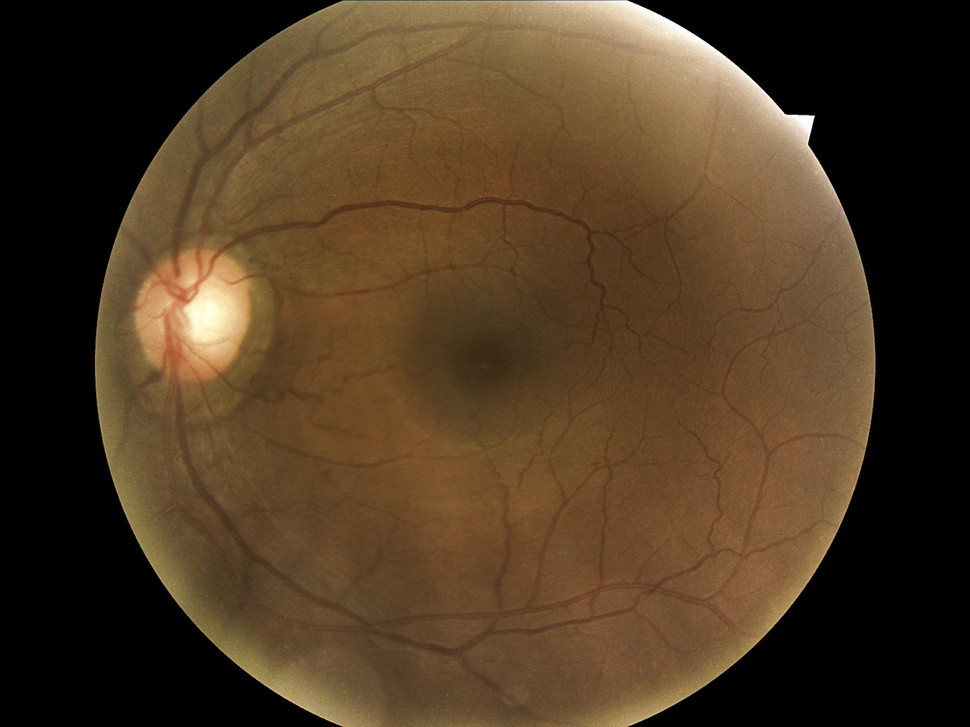
#> input picture Glaucoma Dataset/train_0_first_50/TRAIN000000.JPG, 970 x 727 px, shrunk from 2592 x 1944 before the run, found by its file name
$ jupyter execute --allow-errors Watershed_Method.ipynb
#> lines starting #> are read from the running program, lines starting #| are printed output that depends on the picture; after the words box and inside, x2 and y2 are one past the last pixel; in counts of white or black regions, pixels touching at a corner belong together
[cell 1]
import cv2
import numpy as np
import matplotlib.pyplot as plt
import os

#code wrote by Alan supported by Chatgpt

[cell 2]
def watershed_optic_disc_cup_detection(image_path):
    img = cv2.imread(image_path)
#> img is the input picture: shape (727, 970, 3); mean B, G, R 35.3, 57.3, 77.2
    gray = cv2.cvtColor(img, cv2.COLOR_BGR2GRAY)

    # Apply median blur to remove noise
    blurred_img = cv2.medianBlur(gray, 5)

    # Binary thresholding to separate the optic disc and cup from the rest
    ret, thresh = cv2.threshold(blurred_img, 0, 255, cv2.THRESH_BINARY_INV+cv2.THRESH_OTSU)
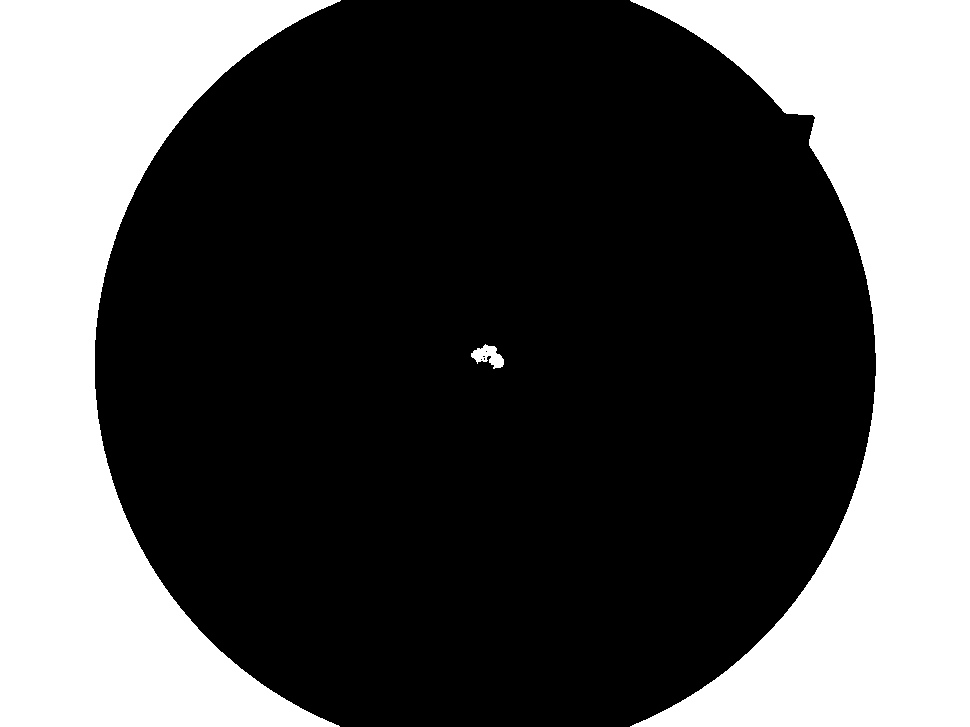
#> thresh: shape (727, 970); 33.6% white; 3 white regions, box (x1, y1, x2, y2) and area: (0, 0, 341, 727) 118567, (630, 0, 970, 727) 117759, (471, 344, 504, 369) 446
#> ret = 45

    # Noise removal using morphological opening
    kernel = np.ones((2, 2), np.uint8)
    opening = cv2.morphologyEx(thresh, cv2.MORPH_OPEN, kernel, iterations=2)
#> opening: shape (727, 970); 33.6% white; 3 white regions, box (x1, y1, x2, y2) and area: (0, 0, 343, 727) 120024, (632, 0, 970, 727) 116307, (473, 347, 506, 370) 418

    # Sure background area (Dilation increases object boundary to background)
    sure_bg = cv2.dilate(opening, kernel, iterations=3)
#> sure_bg: shape (727, 970); 34.1% white; 3 white regions, box (x1, y1, x2, y2) and area: (0, 0, 346, 727) 122943, (632, 0, 970, 727) 117062, (473, 347, 509, 373) 622

    # Finding sure foreground area
    dist_transform = cv2.distanceTransform(opening, cv2.DIST_L2, 5)
    ret, sure_fg = cv2.threshold(dist_transform, 0.7*dist_transform.max(), 255, 0)
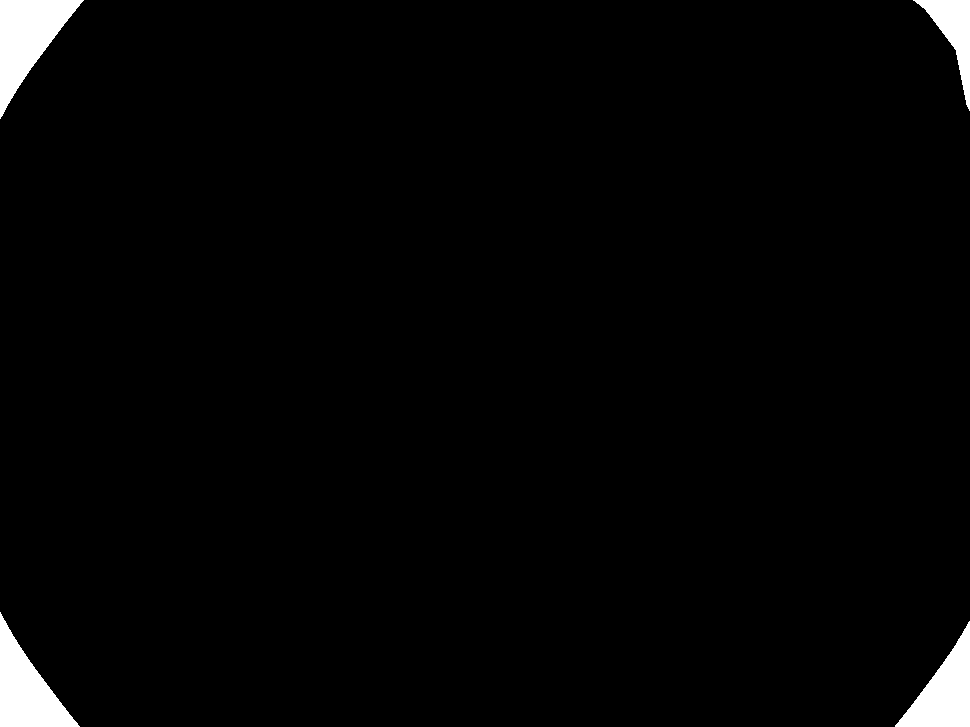
#> sure_fg: shape (727, 970) float32; 2.1% white; 4 white regions, box (x1, y1, x2, y2) and area: (0, 0, 84, 119) 4695, (0, 612, 80, 727) 4320, (895, 621, 970, 727) 3820, (913, 0, 970, 111) 2196
#> ret = 152.8

    # Finding unknown region which is the boundary between the optic disc and cup
    sure_fg = np.uint8(sure_fg)
    unknown = cv2.subtract(sure_bg, sure_fg)
#> unknown: shape (727, 970); 32% white; 3 white regions, box (x1, y1, x2, y2) and area: (0, 0, 346, 727) 113928, (632, 0, 970, 727) 111046, (473, 347, 509, 373) 622

    # Marker labelling
    ret, markers = cv2.connectedComponents(sure_fg)
#> markers: shape (727, 970) int32; 5 distinct labels, from 0 to 4
#> ret = 5

    # Add one to all labels so that sure background is not 0, but 1
    markers = markers + 1
#> markers: shape (727, 970) int32; 5 distinct labels, from 1 to 5

    # Mark the region of unknown with zero
    markers[unknown == 255] = 0
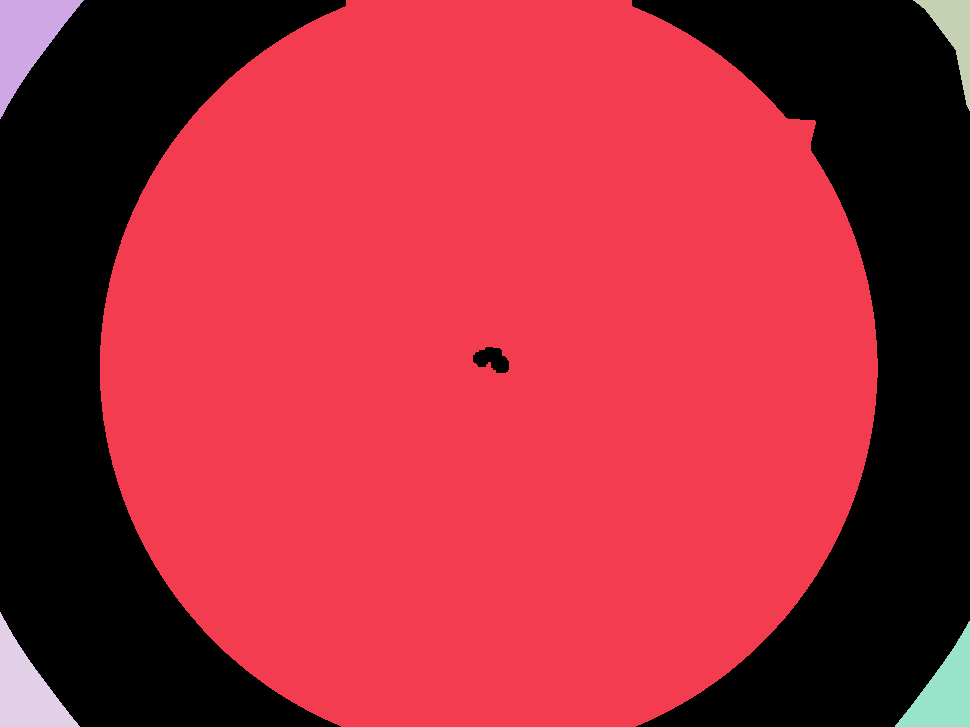
#> markers: shape (727, 970) int32; 6 distinct labels, from 0 to 5; one colour per label, 0 black

    # Apply the Watershed algorithm
    markers = cv2.watershed(img, markers)
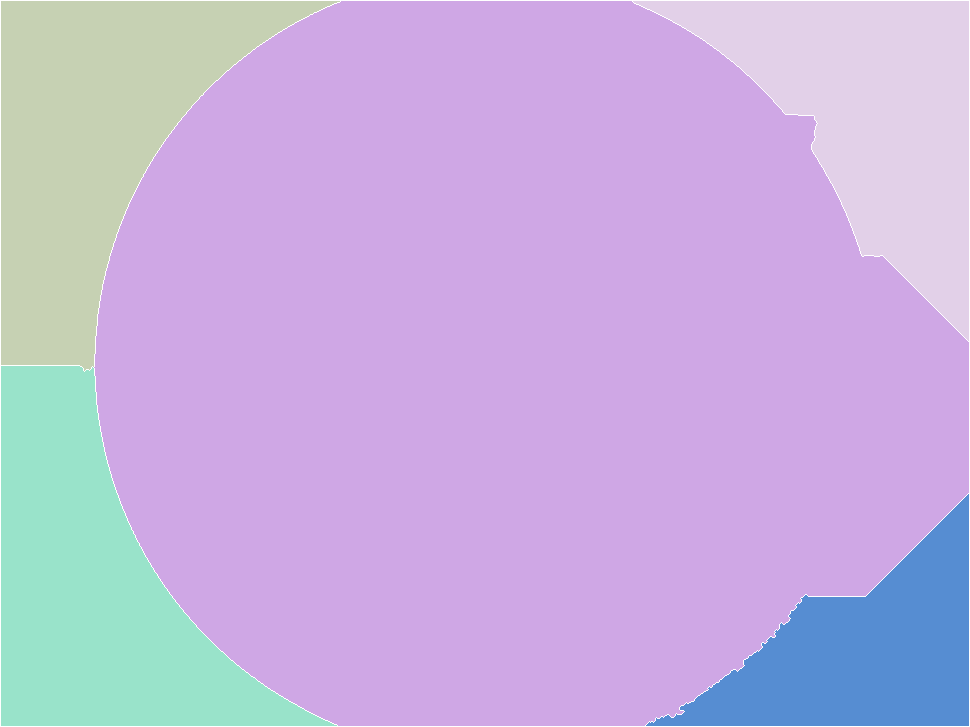
#> markers: shape (727, 970) int32; 6 distinct labels, from -1 to 5; one colour per label, 0 black, -1 white

    # Mark the boundaries
    img[markers == -1] = [255, 0, 0]
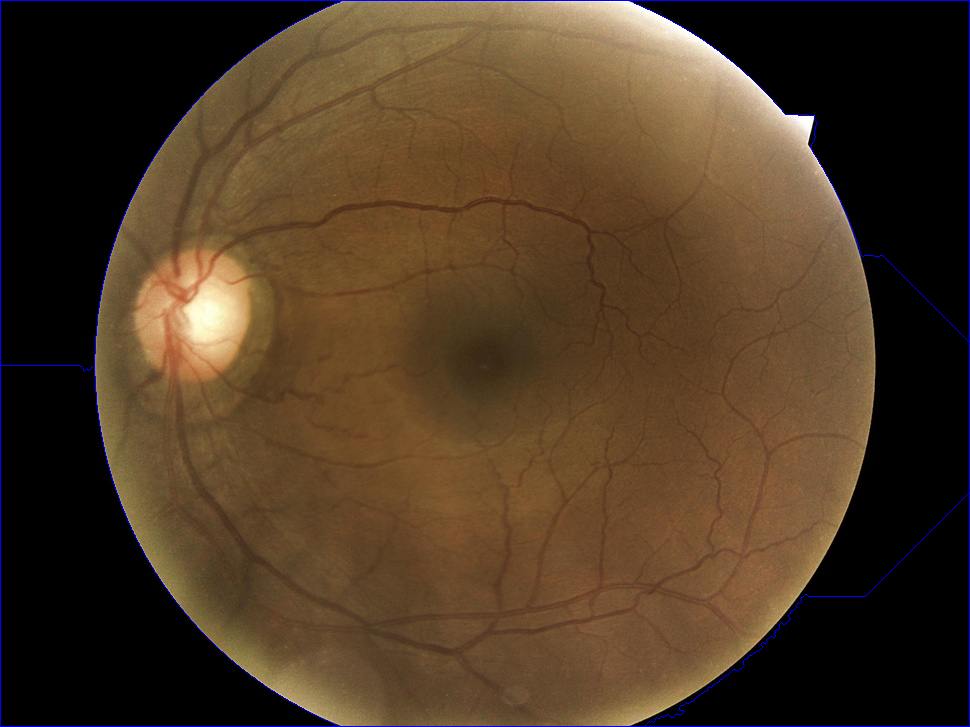
#> img: shape (727, 970, 3); 0.73% of pixels changed, all inside (x1, y1, x2, y2) = (0, 0, 970, 727)

    return img

image_path = 'Glaucoma_Balanced_Dataset/JustRAIGS/TRAIN000000.jpg'

processed_image = watershed_optic_disc_cup_detection(image_path)

# [4 lines of commented-out code are left out]

$ run again, with Glaucoma Dataset/train_0_first_50/TRAIN000001.JPG copied over Glaucoma Dataset/train_0_first_50/TRAIN000000.JPG
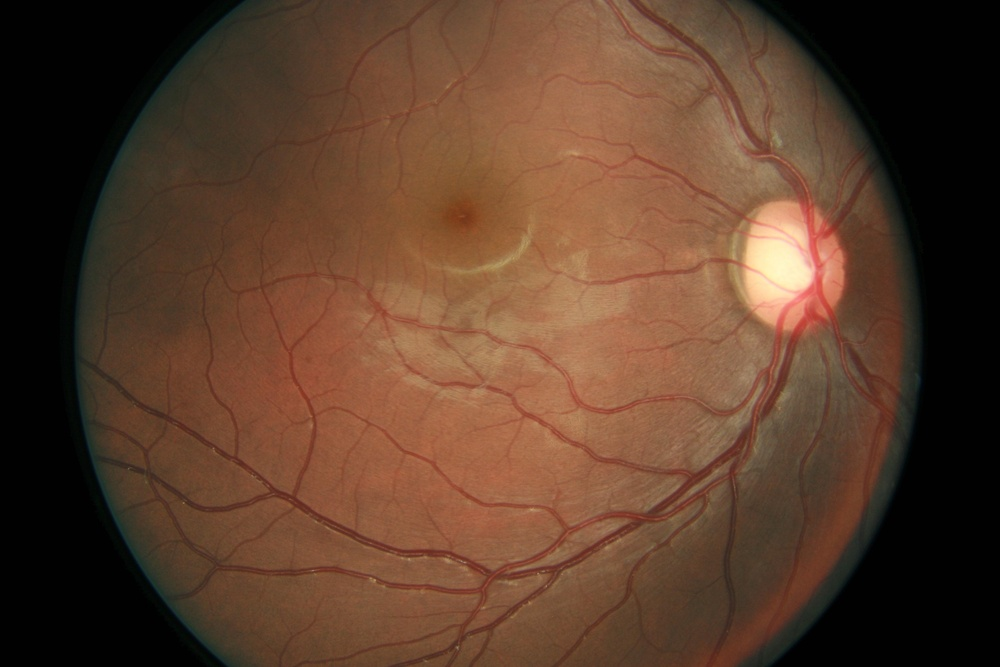
#> input picture Glaucoma Dataset/train_0_first_50/TRAIN000001.JPG, 1000 x 667 px, shrunk from 3888 x 2592 before the run, found by its file name
#> in watershed_optic_disc_cup_detection, img is the input picture: shape (667, 1000, 3); mean B, G, R 43.6, 61.8, 91.4
#> in watershed_optic_disc_cup_detection, `ret, thresh = cv2.threshold(blurred_img, 0, 255, cv2.THRESH_BINARY_INV..`:
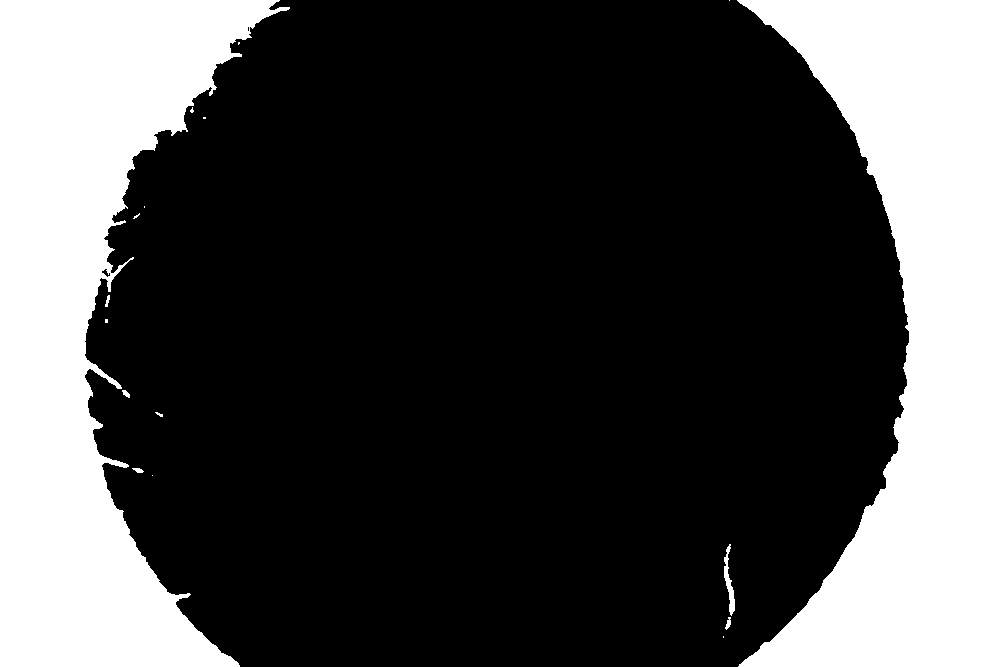
#> thresh: shape (667, 1000); 29.1% white; 17 white regions (9 under 20 px), largest, box (x1, y1, x2, y2) and area: (0, 0, 290, 667) 97166, (737, 0, 1000, 667) 96234, (724, 544, 735, 616) 316
#> in watershed_optic_disc_cup_detection, `ret, thresh = cv2.threshold(blurred_img, 0, 255, cv2.THRESH_BINARY_INV..`: ret = 50
#> opening: shape (667, 1000); 29.1% white; 13 white regions (5 under 20 px), largest, box (x1, y1, x2, y2) and area: (0, 0, 291, 667) 98460, (739, 0, 1000, 667) 94890, (726, 568, 737, 616) 241
#> sure_bg: shape (667, 1000); 29.7% white; 9 white regions, largest, box (x1, y1, x2, y2) and area: (0, 0, 294, 667) 101910, (739, 0, 1000, 667) 95469, (726, 559, 740, 619) 492
#> in watershed_optic_disc_cup_detection, `ret, sure_fg = cv2.threshold(dist_transform, 0.7*dist_transform.max(),..`: ret = 144.9
#> unknown: shape (667, 1000); 28.2% white; 9 white regions, largest, box (x1, y1, x2, y2) and area: (0, 0, 294, 667) 96434, (739, 0, 1000, 667) 90695, (726, 559, 740, 619) 492
#> in watershed_optic_disc_cup_detection, `ret, markers = cv2.connectedComponents(sure_fg)`: ret = 5
#> in watershed_optic_disc_cup_detection, `img[markers == -1] = [255, 0, 0]`:
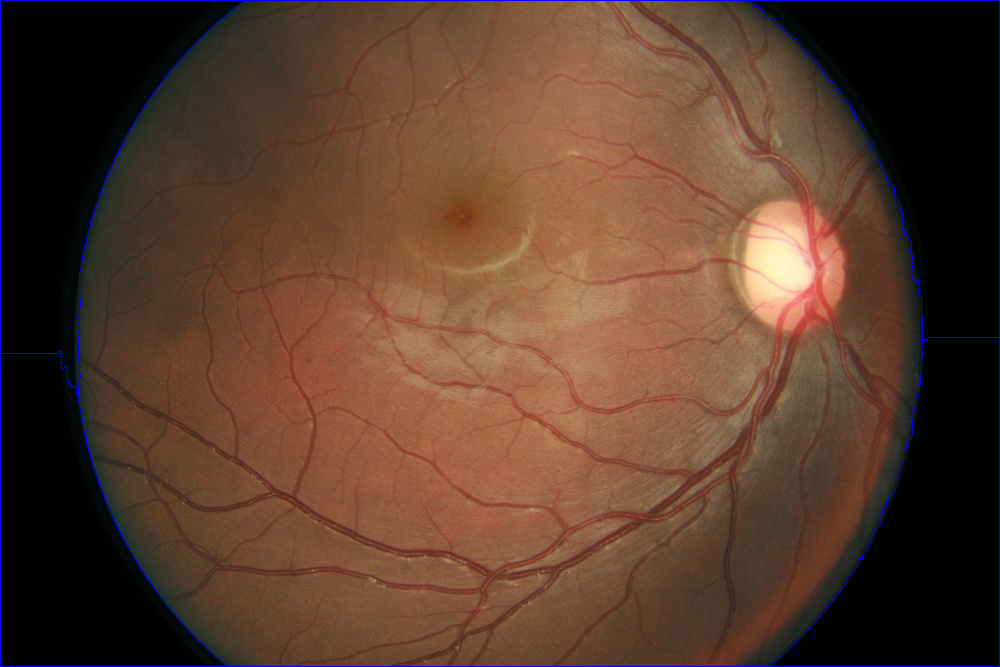
#> img: shape (667, 1000, 3); 0.74% of pixels changed, all inside (x1, y1, x2, y2) = (0, 0, 1000, 667)
